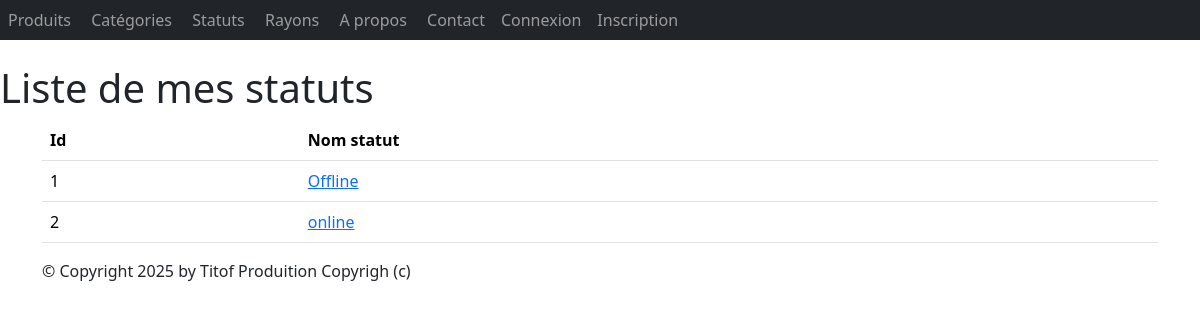
Page /monApp/statuts/ on the committed database.
### monApp/models.py (models this page shows, shortened)
class Statut(models.Model):
    idStatut = models.AutoField(primary_key=True)
    libelle = models.CharField(max_length=100)

### monApp/views.py (the view)
# urls.py: path("statuts/", views.StatutListView.as_view(), name="lst_stats"),
class StatutListView(ListView):
    model = Statut
    template_name = "monApp/list_statuts.html"
    context_object_name = "stats"
    def get_queryset(self ) :
        return Statut.objects.order_by("libelle")
    def get_context_data(self, **kwargs):
        context = super(StatutListView, self).get_context_data(**kwargs)
        context['titremenu'] = "Liste de mes statuts"
        return context

### monApp/templates/monApp/list_statuts.html
{% extends 'monApp/base.html' %}
{% block menu %}
<h1>{{ titremenu }}</h1>
{% endblock %}
{% block contenu %}
<table class="table">
    <thead>
        <th>Id</th>
        <th>Nom statut</th>
    </thead>
    <tbody>
        {% for s in stats %}
        <tr>
            <td>{{ s.idStatut }} </td>
            <td><a href="{% url 'dtl_statut' s.idStatut %}">{{ s.libelle }}</a></td>
        </tr>
        {% endfor %}
    </tbody>
</table>
        {% endblock %}

### monApp/static/styles.css (style rules this page uses)
h1 { color: red }

### rows in the picture
Statut: idStatut "1", libelle "Offline"
Statut: idStatut "2", libelle "online"

### other values in the picture
{{ titremenu }} "Liste de mes statuts"
